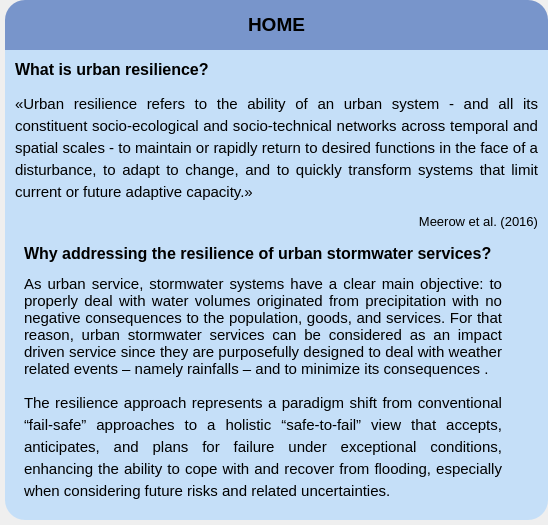
        <widget class="QWidget" name="Page0_Home">
         <layout class="QVBoxLayout" name="verticalLayout_2" stretch="0,0">
          <property name="spacing">
           <number>0</number>
          </property>
          <property name="leftMargin">
           <number>5</number>
          </property>
          <property name="topMargin">
           <number>0</number>
          </property>
          <property name="rightMargin">
           <number>0</number>
          </property>
          <property name="bottomMargin">
           <number>5</number>
          </property>
          <item>
           <widget class="QWidget" name="Home_Top_Widget" native="true">
            <property name="minimumSize">
             <size>
              <width>0</width>
              <height>50</height>
             </size>
            </property>
            <property name="maximumSize">
             <size>
              <width>16777215</width>
              <height>50</height>
             </size>
            </property>
            <layout class="QVBoxLayout" name="verticalLayout_3">
             <property name="leftMargin">
              <number>0</number>
             </property>
             <property name="topMargin">
              <number>0</number>
             </property>
             <property name="rightMargin">
              <number>0</number>
             </property>
             <property name="bottomMargin">
              <number>0</number>
             </property>
             <item>
              <widget class="QLabel" name="label">
               <property name="styleSheet">
                <string notr="true">background-color: #7895CB;
border-top-left-radius: 20px;
border-top-right-radius: 20px;
</string>
               </property>
               <property name="text">
                <string>&lt;html&gt;&lt;head/&gt;&lt;body&gt;&lt;p align=&quot;center&quot;&gt;&lt;span style=&quot; font-size:14pt; font-weight:700;&quot;&gt;HOME&lt;/span&gt;&lt;/p&gt;&lt;/body&gt;&lt;/html&gt;</string>
               </property>
               <property name="textFormat">
                <enum>Qt::RichText</enum>
               </property>
              </widget>
             </item>
            </layout>
           </widget>
          </item>
          <item>
           <widget class="QWidget" name="Home_Content_Widget" native="true">
            <property name="styleSheet">
             <string notr="true">background-color: #C5DFF8;
border-bottom-right-radius: 20px;
border-bottom-left-radius: 20px;</string>
            </property>
            <layout class="QVBoxLayout" name="verticalLayout" stretch="0,1">
             <property name="leftMargin">
              <number>10</number>
             </property>
             <property name="topMargin">
              <number>10</number>
             </property>
             <property name="rightMargin">
              <number>10</number>
             </property>
             <property name="bottomMargin">
              <number>10</number>
             </property>
             <item>
              <widget class="QLabel" name="Home_Label1">
               <property name="text">
                <string>&lt;html&gt;&lt;head/&gt;&lt;body&gt;&lt;p&gt;&lt;span style=&quot; font-size:12pt; font-weight:700;&quot;&gt;What is urban resilience?&lt;/span&gt;&lt;/p&gt;&lt;p&gt;&lt;span style=&quot; font-size:11pt;&quot;&gt;«Urban resilience refers to the ability of an urban system - and all its constituent socio‑ecological and socio-technical networks across temporal and spatial scales - to maintain or rapidly return to desired functions in the face of a disturbance, to adapt to change, and to quickly transform systems that limit current or future adaptive capacity.»&lt;/span&gt;&lt;/p&gt;&lt;p align=&quot;right&quot;&gt;&lt;span style=&quot; font-size:10pt;&quot;&gt;Meerow et al. (2016)&lt;/span&gt;&lt;/p&gt;&lt;/body&gt;&lt;/html&gt;</string>
               </property>
               <property name="alignment">
                <set>Qt::AlignJustify|Qt::AlignTop</set>
               </property>
               <property name="wordWrap">
                <bool>true</bool>
               </property>
              </widget>
             </item>
             <item>
              <widget class="QWidget" name="Resilience2" native="true">
               <layout class="QHBoxLayout" name="horizontalLayout_3" stretch="1,0">
                <property name="spacing">
                 <number>20</number>
                </property>
                <property name="sizeConstraint">
                 <enum>QLayout::SetDefaultConstraint</enum>
                </property>
                <item>
                 <widget class="QLabel" name="Home_Label1_2">
                  <property name="text">
                   <string>&lt;html&gt;&lt;head/&gt;&lt;body&gt;&lt;p&gt;&lt;span style=&quot; font-size:12pt; font-weight:700;&quot;&gt;Why addressing the resilience of urban stormwater services?&lt;/span&gt;&lt;/p&gt;&lt;p align=&quot;justify&quot;&gt;&lt;span style=&quot; font-size:11pt;&quot;&gt;As urban service, stormwater systems have a clear main objective: to properly deal with water volumes originated from precipitation with no negative consequences to the population, goods, and services. For that reason, urban stormwater services can be considered as an impact driven service since they are purposefully designed to deal with weather related events – namely rainfalls – and to minimize its consequences .&lt;/span&gt;&lt;/p&gt;&lt;p align=&quot;justify&quot;&gt;&lt;span style=&quot; font-size:11pt;&quot;&gt;The resilience approach represents a paradigm shift from conventional “fail‑safe” approaches to a holistic “safe-to-fail” view that accepts, anticipates, and plans for failure under exceptional conditions, enhancing the ability to cope with and recover from flooding, especially when considering future risks and related uncertainties.&lt;/span&gt;&lt;/p&gt;&lt;/body&gt;&lt;/html&gt;</string>
                  </property>
                  <property name="alignment">
                   <set>Qt::AlignJustify|Qt::AlignTop</set>
                  </property>
                  <property name="wordWrap">
                   <bool>true</bool>
                  </property>
                 </widget>
                </item>
                <item alignment="Qt::AlignHCenter|Qt::AlignTop">
                 <widget class="QLabel" name="label_2">
                  <property name="text">
                   <string/>
                  </property>
                  <property name="pixmap">
                   <pixmap resource="resources.qrc">:/images/images/Asset 1.png</pixmap>
                  </property>
                  <property name="scaledContents">
                   <bool>false</bool>
                  </property>
                 </widget>
                </item>
               </layout>
              </widget>
             </item>
            </layout>
           </widget>
          </item>
         </layout>
        </widget>
